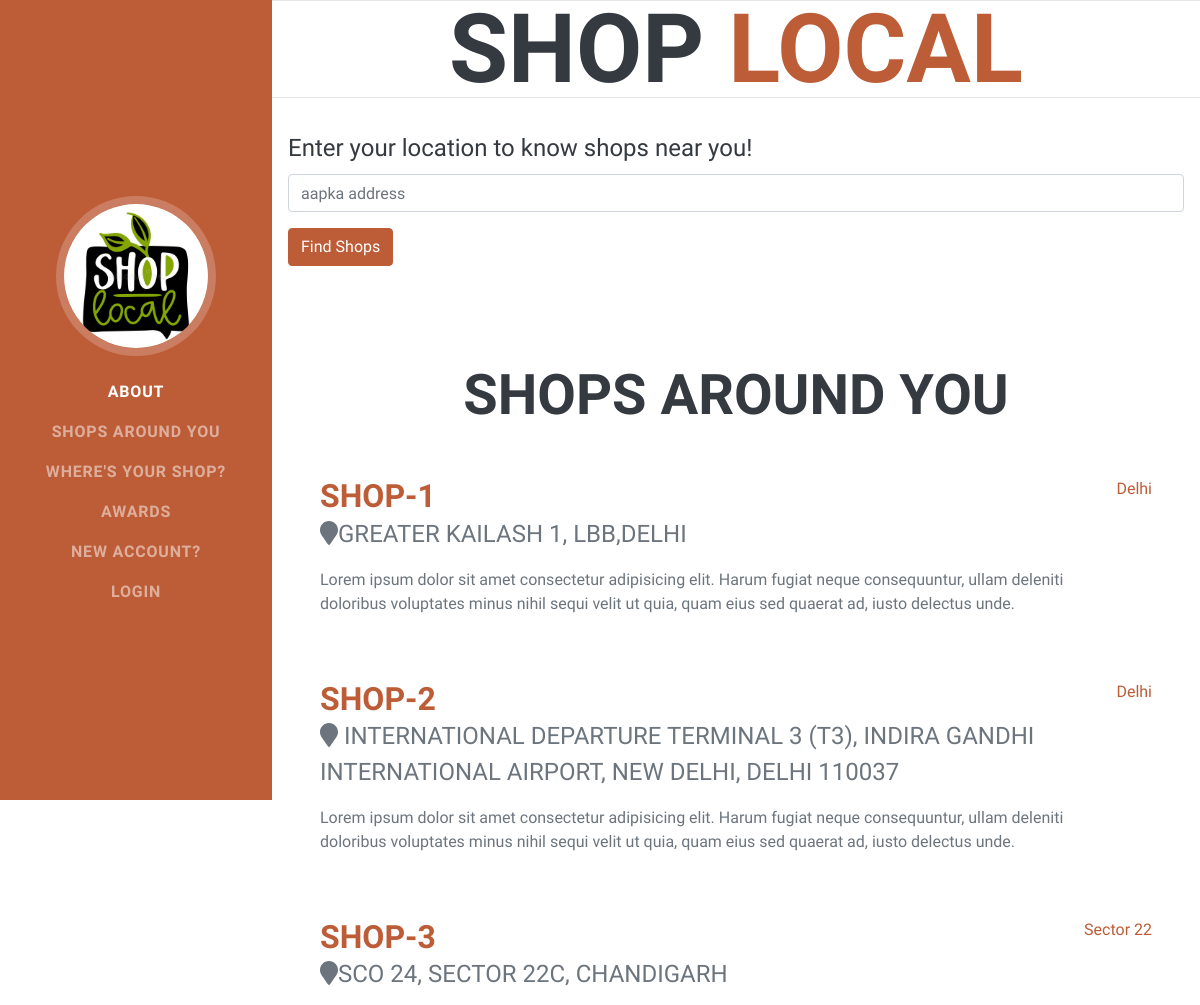
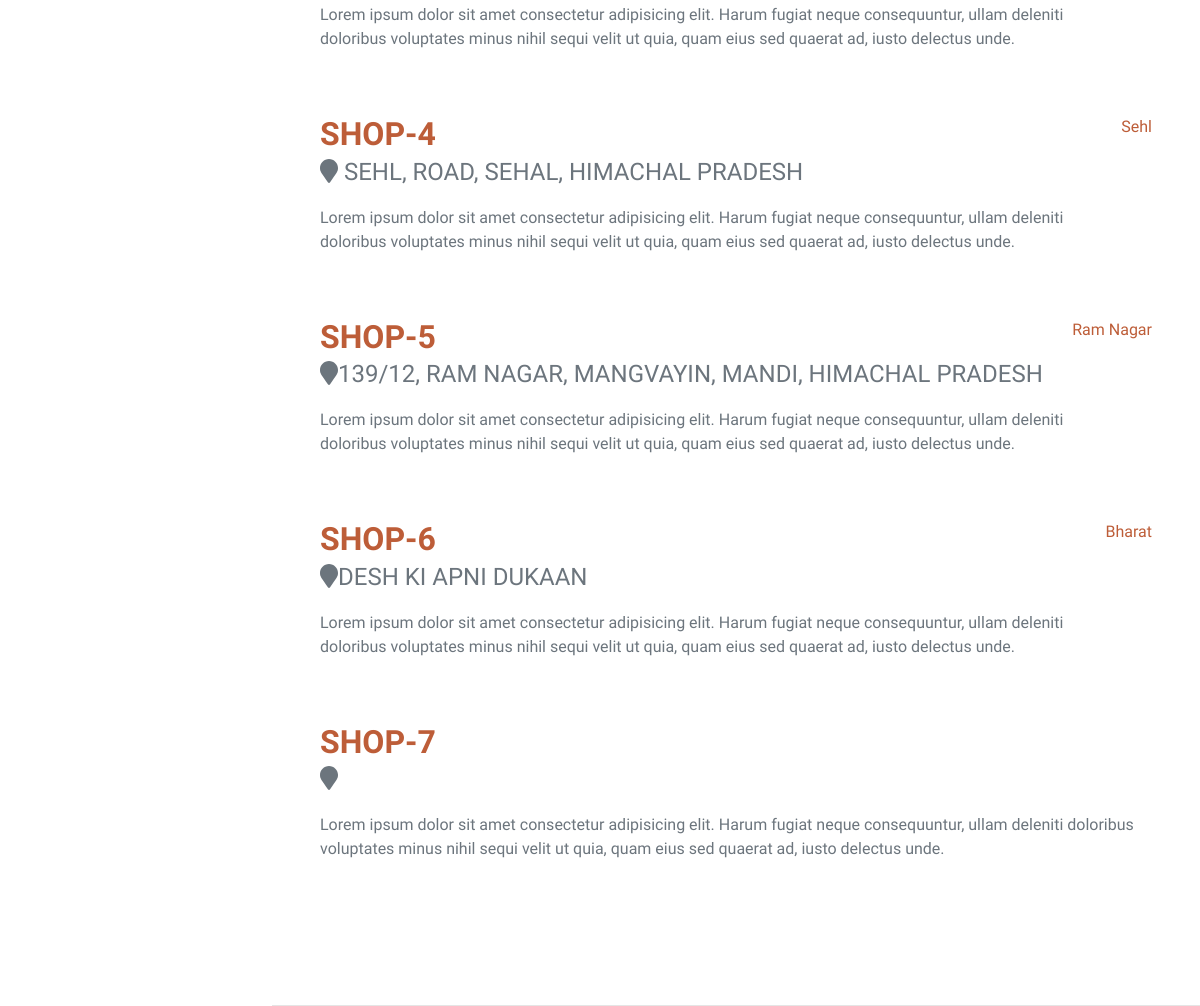
The page / on the database its author committed (2 pictures, top to bottom).
### tables this page shows
CREATE TABLE `shopkeepers` (
  `s_id` int(11) NOT NULL,
  `name` varchar(255) NOT NULL,
  `username` varchar(255) NOT NULL,
  `password` varchar(255) NOT NULL,
  `location` varchar(500) NOT NULL,
  `fulladdress` varchar(500) NOT NULL
);

### index.php (the view, shortened to what this page needs)
<?php
require('connection.php');
if(isset($_REQUEST['userlocation']) && $_REQUEST['userlocation']!=''){
}else{
    $all_shops_query="select * from shopkeepers";
}
?>
<!DOCTYPE html>
<html lang="en">
<head>
    <link href="css/styles.css" rel="stylesheet" />
</head>
<body id="page-top">
    <nav class="navbar navbar-expand-lg navbar-dark bg-primary fixed-top" id="sideNav">
        <a class="navbar-brand js-scroll-trigger" href="#page-top">
            <span class="d-none d-lg-block"><img class="img-fluid img-profile rounded-circle mx-auto mb-2"
                    src="assets/img/shoplocal.jpeg" alt="" /></span>
        </a>
        <div class="collapse navbar-collapse" id="navbarSupportedContent">
            <ul class="navbar-nav">
                <li class="nav-item"><a class="nav-link js-scroll-trigger" href="#about">About</a></li>
                <li class="nav-item"><a class="nav-link js-scroll-trigger" href="#experience">Shops around You</a></li>
                <li class="nav-item"><a class="nav-link js-scroll-trigger" href="#interests">Where's your shop?</a></li>
                <li class="nav-item"><a class="nav-link js-scroll-trigger" href="#awards">Awards</a></li>
                <li class="nav-item"><a class="nav-link js-scroll-trigger" href="server.php">New account?</a></li>
                <li class="nav-item"><a class="nav-link js-scroll-trigger" href="login.php">Login</a></li>
            </ul>
        </div>
    </nav>
    <div class="container-fluid p-0 ">
        <section class="section text-center " id="about">
            <div class="section justify-content-center">
                <h1 class="mb-0">
                    <span class="text-primary">LOCAL</span>
                </h1>
            </div>
        </section>
        <hr class="m-0" />
        <section class="section" id="interests">
            <div class="resume-section-content p-3">
                <form>
                    <div class="form-group">
                        <label for="exampleInputEmail1" class="text-dark pt-3" style="font-size: 1.5em;">Enter your
                            location to know shops near you!</label>
                        <input type="email" class="form-control" id="exampleInputEmail1" name="userlocation" aria-describedby=" emailHelp " placeholder="aapka address " required>
                    </div>
                    <button type="submit " class="btn btn-primary ">Find Shops</button>
                </form>
            </div>
        </section>
        <section class="resume-section mx-auto" id="experience ">
            <div class="resume-section-content ">
                <h2 class="mb-5 text-center">Shops around You</h2>
                <?php
                    $all_shops=mysqli_query($con,$all_shops_query) or die(mysqli_error($son));
                    $counter=1;
                    while($row=mysqli_fetch_array($all_shops)){
                        ?>
                        <div class="d-flex flex-column flex-md-row justify-content-between mb-5 ">
                    <div class="flex-grow-1 ">
                        <h3 class="mb-0 "><a href="shop1.html ">Shop-<?php echo $counter ?></a></h3>
                        <div class="subheading mb-3 "><i class="fa fa-map-marker" aria-hidden="true"></i><?php echo $row['fulladdress'] ?></div>
                        <p>Lorem ipsum dolor sit amet consectetur adipisicing elit. Harum fugiat neque consequuntur, ullam deleniti doloribus voluptates minus nihil sequi velit ut quia, quam eius sed quaerat ad, iusto delectus unde.</p>
                    </div>
                    <div class="flex-shrink-0 "><span class="text-primary "><?php echo $row['location'] ?></span></div>
                </div>
                <?php $counter=$counter+1;}?>
            </div>
        </section>
    </div>
</body>
</html>

### rows shown on the page
shopkeepers: fulladdress "GREATER KAILASH 1, LBB,DELHI", location "Delhi"
shopkeepers: fulladdress "INTERNATIONAL DEPARTURE TERMINAL 3 (T3), INDIRA GANDHI INTERNATIONAL AIRPORT, NEW DELHI, DELHI 110037", location "Delhi"
shopkeepers: fulladdress "SCO 24, SECTOR 22C, CHANDIGARH", location "Sector 22"
shopkeepers: fulladdress "SEHL, ROAD, SEHAL, HIMACHAL PRADESH", location "Sehl"
shopkeepers: fulladdress "139/12, RAM NAGAR, MANGVAYIN, MANDI, HIMACHAL PRADESH", location "Ram Nagar"
shopkeepers: fulladdress "DESH KI APNI DUKAAN", location "Bharat"
